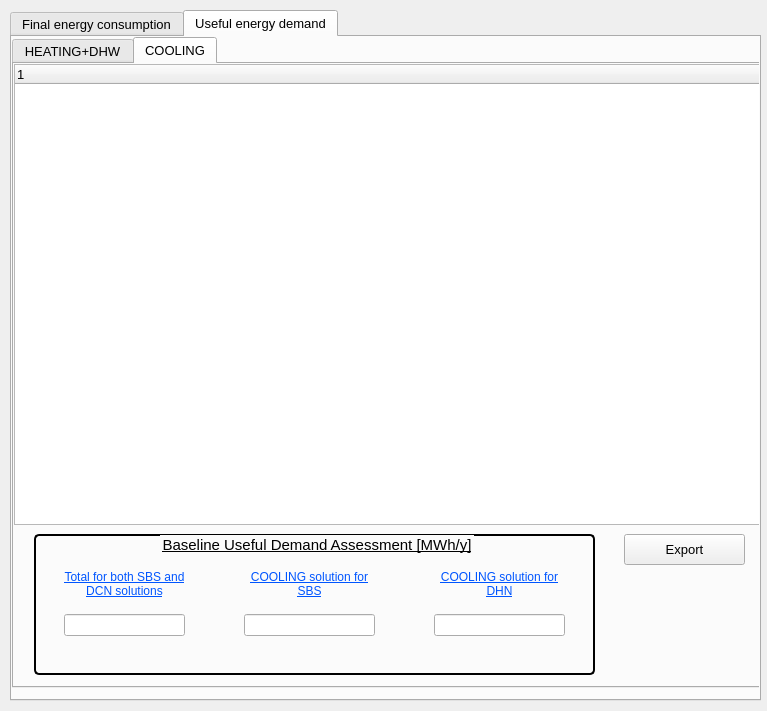
<?xml version="1.0" encoding="UTF-8"?>
<ui version="4.0">
 <class>Dialog</class>
 <widget class="QDialog" name="Dialog">
  <property name="geometry">
   <rect>
    <x>0</x>
    <y>0</y>
    <width>767</width>
    <height>711</height>
   </rect>
  </property>
  <property name="font">
   <font>
    <family>MS Shell Dlg 2</family>
    <pointsize>10</pointsize>
   </font>
  </property>
  <property name="windowTitle">
   <string>Dialog</string>
  </property>
  <property name="styleSheet">
   <string notr="true"/>
  </property>
  <widget class="QTabWidget" name="tabWidgetFinal">
   <property name="geometry">
    <rect>
     <x>10</x>
     <y>10</y>
     <width>751</width>
     <height>691</height>
    </rect>
   </property>
   <property name="font">
    <font>
     <pointsize>10</pointsize>
    </font>
   </property>
   <property name="toolTip">
    <string/>
   </property>
   <property name="toolTipDuration">
    <number>-1</number>
   </property>
   <property name="currentIndex">
    <number>1</number>
   </property>
   <property name="iconSize">
    <size>
     <width>24</width>
     <height>24</height>
    </size>
   </property>
   <property name="tabsClosable">
    <bool>false</bool>
   </property>
   <property name="movable">
    <bool>false</bool>
   </property>
   <widget class="QWidget" name="widget">
    <attribute name="icon">
     <iconset>
      <activeon>:/images/finalEnegyConsumption.png</activeon>
     </iconset>
    </attribute>
    <attribute name="title">
     <string>Final energy consumption</string>
    </attribute>
    <widget class="QTabWidget" name="tabWidgetCOOLING">
     <property name="geometry">
      <rect>
       <x>0</x>
       <y>0</y>
       <width>741</width>
       <height>481</height>
      </rect>
     </property>
     <property name="currentIndex">
      <number>1</number>
     </property>
     <widget class="QWidget" name="tab">
      <attribute name="icon">
       <iconset>
        <activeon>:/images/heatingDHW.png</activeon>
       </iconset>
      </attribute>
      <attribute name="title">
       <string>HEATING+DHW</string>
      </attribute>
      <widget class="QTableWidget" name="tableWidgetHEATING_DHW">
       <property name="geometry">
        <rect>
         <x>0</x>
         <y>0</y>
         <width>741</width>
         <height>451</height>
        </rect>
       </property>
      </widget>
     </widget>
     <widget class="QWidget" name="tab_2">
      <attribute name="icon">
       <iconset>
        <activeon>:/images/cooler.png</activeon>
       </iconset>
      </attribute>
      <attribute name="title">
       <string>COOLING</string>
      </attribute>
      <widget class="QTableWidget" name="tableWidgetCOOLING">
       <property name="geometry">
        <rect>
         <x>0</x>
         <y>0</y>
         <width>741</width>
         <height>451</height>
        </rect>
       </property>
       <property name="font">
        <font>
         <family>Segoe UI</family>
         <pointsize>8</pointsize>
         <weight>50</weight>
         <italic>false</italic>
         <bold>false</bold>
        </font>
       </property>
       <property name="styleSheet">
        <string notr="true"/>
       </property>
      </widget>
     </widget>
    </widget>
    <widget class="QPushButton" name="pushButtonCalculator">
     <property name="geometry">
      <rect>
       <x>420</x>
       <y>540</y>
       <width>151</width>
       <height>31</height>
      </rect>
     </property>
     <property name="text">
      <string>Calculation Sum</string>
     </property>
    </widget>
    <widget class="QPushButton" name="pushButtonCancel">
     <property name="geometry">
      <rect>
       <x>580</x>
       <y>540</y>
       <width>151</width>
       <height>31</height>
      </rect>
     </property>
     <property name="text">
      <string>Delete </string>
     </property>
    </widget>
   </widget>
   <widget class="QWidget" name="tab_4">
    <attribute name="icon">
     <iconset>
      <activeon>:/images/usefulEnergyDemand.png</activeon>
     </iconset>
    </attribute>
    <attribute name="title">
     <string>Useful energy demand</string>
    </attribute>
    <widget class="QTabWidget" name="tabWidget_2">
     <property name="geometry">
      <rect>
       <x>0</x>
       <y>0</y>
       <width>751</width>
       <height>651</height>
      </rect>
     </property>
     <property name="currentIndex">
      <number>1</number>
     </property>
     <property name="iconSize">
      <size>
       <width>18</width>
       <height>18</height>
      </size>
     </property>
     <widget class="QWidget" name="tab_3">
      <attribute name="icon">
       <iconset>
        <activeon>:/images/heatingDHW.png</activeon>
       </iconset>
      </attribute>
      <attribute name="title">
       <string>HEATING+DHW</string>
      </attribute>
      <widget class="QTreeWidget" name="treeWidgetHEATING_DHW">
       <property name="geometry">
        <rect>
         <x>0</x>
         <y>0</y>
         <width>751</width>
         <height>461</height>
        </rect>
       </property>
       <property name="iconSize">
        <size>
         <width>41</width>
         <height>41</height>
        </size>
       </property>
       <column>
        <property name="text">
         <string notr="true">1</string>
        </property>
       </column>
      </widget>
      <widget class="QGroupBox" name="GroupBoxBaselineUsefulDemand_HEATING">
       <property name="geometry">
        <rect>
         <x>20</x>
         <y>470</y>
         <width>561</width>
         <height>141</height>
        </rect>
       </property>
       <property name="font">
        <font>
         <family>MS Shell Dlg 2</family>
         <pointsize>11</pointsize>
         <underline>true</underline>
        </font>
       </property>
       <property name="layoutDirection">
        <enum>Qt::LeftToRight</enum>
       </property>
       <property name="styleSheet">
        <string notr="true">QGroupBox{
	border: 2px solid black;
	border-radius: 5px;
	margin-top: 1ex; /* leave space at the top for the title */
}

GroupBox::title {
	subcontrol-origin: margin;
	subcontrol-position: center; /* position at the top center */
	 padding: 0 5px;
}</string>
       </property>
       <property name="title">
        <string>Baseline Useful Demand Assessment [MWh/y]</string>
       </property>
       <property name="alignment">
        <set>Qt::AlignCenter</set>
       </property>
       <property name="flat">
        <bool>false</bool>
       </property>
       <widget class="QLineEdit" name="lineEditTotal_HEATING_SBS_DHN">
        <property name="geometry">
         <rect>
          <x>30</x>
          <y>80</y>
          <width>121</width>
          <height>22</height>
         </rect>
        </property>
        <property name="font">
         <font>
          <family>MS Shell Dlg 2</family>
         </font>
        </property>
        <property name="alignment">
         <set>Qt::AlignCenter</set>
        </property>
       </widget>
       <widget class="QLabel" name="label_7">
        <property name="geometry">
         <rect>
          <x>20</x>
          <y>30</y>
          <width>141</width>
          <height>41</height>
         </rect>
        </property>
        <property name="font">
         <font>
          <family>MS Shell Dlg 2</family>
         </font>
        </property>
        <property name="text">
         <string>&lt;html&gt;&lt;head/&gt;&lt;body&gt;&lt;p align=&quot;center&quot;&gt;&lt;span style=&quot; text-decoration: underline; color:#ff0000;&quot;&gt;Total for both SBS and DHN solutions&lt;/span&gt;&lt;/p&gt;&lt;/body&gt;&lt;/html&gt;</string>
        </property>
        <property name="alignment">
         <set>Qt::AlignCenter</set>
        </property>
        <property name="wordWrap">
         <bool>true</bool>
        </property>
       </widget>
       <widget class="QLineEdit" name="lineEditTotal_HEATING_SBS">
        <property name="geometry">
         <rect>
          <x>210</x>
          <y>80</y>
          <width>131</width>
          <height>22</height>
         </rect>
        </property>
        <property name="alignment">
         <set>Qt::AlignCenter</set>
        </property>
       </widget>
       <widget class="QLineEdit" name="lineEditTotal_HEATING_DHN">
        <property name="geometry">
         <rect>
          <x>400</x>
          <y>80</y>
          <width>131</width>
          <height>22</height>
         </rect>
        </property>
        <property name="alignment">
         <set>Qt::AlignCenter</set>
        </property>
       </widget>
       <widget class="QLabel" name="labelSBS_4">
        <property name="geometry">
         <rect>
          <x>210</x>
          <y>30</y>
          <width>131</width>
          <height>41</height>
         </rect>
        </property>
        <property name="font">
         <font>
          <family>MS Shell Dlg 2</family>
         </font>
        </property>
        <property name="text">
         <string>&lt;html&gt;&lt;head/&gt;&lt;body&gt;&lt;p align=&quot;center&quot;&gt;&lt;span style=&quot; text-decoration: underline; color:#ff0000;&quot;&gt;HEATING and DHW solution for SBS&lt;/span&gt;&lt;/p&gt;&lt;/body&gt;&lt;/html&gt;</string>
        </property>
        <property name="textFormat">
         <enum>Qt::RichText</enum>
        </property>
        <property name="alignment">
         <set>Qt::AlignCenter</set>
        </property>
        <property name="wordWrap">
         <bool>true</bool>
        </property>
       </widget>
       <widget class="QLabel" name="label_8">
        <property name="geometry">
         <rect>
          <x>400</x>
          <y>30</y>
          <width>141</width>
          <height>41</height>
         </rect>
        </property>
        <property name="font">
         <font>
          <family>MS Shell Dlg 2</family>
         </font>
        </property>
        <property name="text">
         <string>&lt;html&gt;&lt;head/&gt;&lt;body&gt;&lt;p align=&quot;center&quot;&gt;&lt;span style=&quot; text-decoration: underline; color:#ff0000;&quot;&gt;HEATING and DHW solution for DHN&lt;/span&gt;&lt;/p&gt;&lt;/body&gt;&lt;/html&gt;</string>
        </property>
        <property name="alignment">
         <set>Qt::AlignCenter</set>
        </property>
        <property name="wordWrap">
         <bool>true</bool>
        </property>
       </widget>
      </widget>
      <widget class="QPushButton" name="pushButtonExport">
       <property name="geometry">
        <rect>
         <x>610</x>
         <y>470</y>
         <width>121</width>
         <height>31</height>
        </rect>
       </property>
       <property name="toolTip">
        <string notr="true">&lt;html&gt;&lt;head/&gt;&lt;body&gt;&lt;p&gt;Export Useful Energy Demand data (both HEATING+DHW and COOLING) in the project folder (if it's set, otherwise in the the &amp;quot;DafaultSaveFolder&amp;quot; folder inside the plugin). Data will automatically be passed to the CPM (City Planning Module).&lt;/p&gt;&lt;/body&gt;&lt;/html&gt;</string>
       </property>
       <property name="toolTipDuration">
        <number>15000</number>
       </property>
       <property name="text">
        <string>Export</string>
       </property>
      </widget>
     </widget>
     <widget class="QWidget" name="tab_5">
      <attribute name="icon">
       <iconset>
        <activeon>:/images/cooler.png</activeon>
       </iconset>
      </attribute>
      <attribute name="title">
       <string>COOLING</string>
      </attribute>
      <widget class="QTreeWidget" name="treeWidgetCOOLING">
       <property name="geometry">
        <rect>
         <x>0</x>
         <y>0</y>
         <width>751</width>
         <height>461</height>
        </rect>
       </property>
       <property name="iconSize">
        <size>
         <width>41</width>
         <height>41</height>
        </size>
       </property>
       <column>
        <property name="text">
         <string notr="true">1</string>
        </property>
       </column>
      </widget>
      <widget class="QGroupBox" name="GroupBoxBaselineUsefulDemand_COOLING">
       <property name="geometry">
        <rect>
         <x>20</x>
         <y>470</y>
         <width>561</width>
         <height>141</height>
        </rect>
       </property>
       <property name="font">
        <font>
         <family>MS Shell Dlg 2</family>
         <pointsize>11</pointsize>
         <underline>true</underline>
        </font>
       </property>
       <property name="layoutDirection">
        <enum>Qt::LeftToRight</enum>
       </property>
       <property name="styleSheet">
        <string notr="true">QGroupBox{
	border: 2px solid black;
	border-radius: 5px;
	margin-top: 1ex; /* leave space at the top for the title */
}

GroupBox::title {
	subcontrol-origin: margin;
	subcontrol-position: center; /* position at the top center */
	 padding: 0 5px;
}</string>
       </property>
       <property name="title">
        <string>Baseline Useful Demand Assessment [MWh/y]</string>
       </property>
       <property name="alignment">
        <set>Qt::AlignCenter</set>
       </property>
       <property name="flat">
        <bool>false</bool>
       </property>
       <widget class="QLineEdit" name="lineEditTotal_COOLING_SBS_DCN">
        <property name="geometry">
         <rect>
          <x>30</x>
          <y>80</y>
          <width>121</width>
          <height>22</height>
         </rect>
        </property>
        <property name="font">
         <font>
          <family>MS Shell Dlg 2</family>
         </font>
        </property>
        <property name="alignment">
         <set>Qt::AlignCenter</set>
        </property>
       </widget>
       <widget class="QLabel" name="label_9">
        <property name="geometry">
         <rect>
          <x>20</x>
          <y>30</y>
          <width>141</width>
          <height>41</height>
         </rect>
        </property>
        <property name="font">
         <font>
          <family>MS Shell Dlg 2</family>
         </font>
        </property>
        <property name="text">
         <string>&lt;html&gt;&lt;head/&gt;&lt;body&gt;&lt;p align=&quot;center&quot;&gt;&lt;span style=&quot; text-decoration: underline; color:#0055ff;&quot;&gt;Total for both SBS and DCN solutions&lt;/span&gt;&lt;/p&gt;&lt;/body&gt;&lt;/html&gt;</string>
        </property>
        <property name="alignment">
         <set>Qt::AlignCenter</set>
        </property>
        <property name="wordWrap">
         <bool>true</bool>
        </property>
       </widget>
       <widget class="QLineEdit" name="lineEditCOOLING_SBS">
        <property name="geometry">
         <rect>
          <x>210</x>
          <y>80</y>
          <width>131</width>
          <height>22</height>
         </rect>
        </property>
        <property name="alignment">
         <set>Qt::AlignCenter</set>
        </property>
       </widget>
       <widget class="QLineEdit" name="lineEditCOOLING_DCN">
        <property name="geometry">
         <rect>
          <x>400</x>
          <y>80</y>
          <width>131</width>
          <height>22</height>
         </rect>
        </property>
        <property name="alignment">
         <set>Qt::AlignCenter</set>
        </property>
       </widget>
       <widget class="QLabel" name="labelSBS_5">
        <property name="geometry">
         <rect>
          <x>210</x>
          <y>30</y>
          <width>131</width>
          <height>41</height>
         </rect>
        </property>
        <property name="font">
         <font>
          <family>MS Shell Dlg 2</family>
         </font>
        </property>
        <property name="text">
         <string>&lt;html&gt;&lt;head/&gt;&lt;body&gt;&lt;p align=&quot;center&quot;&gt;&lt;span style=&quot; text-decoration: underline; color:#0055ff;&quot;&gt;COOLING solution for SBS&lt;/span&gt;&lt;/p&gt;&lt;/body&gt;&lt;/html&gt;</string>
        </property>
        <property name="textFormat">
         <enum>Qt::RichText</enum>
        </property>
        <property name="alignment">
         <set>Qt::AlignCenter</set>
        </property>
        <property name="wordWrap">
         <bool>true</bool>
        </property>
       </widget>
       <widget class="QLabel" name="label_10">
        <property name="geometry">
         <rect>
          <x>400</x>
          <y>30</y>
          <width>131</width>
          <height>41</height>
         </rect>
        </property>
        <property name="font">
         <font>
          <family>MS Shell Dlg 2</family>
         </font>
        </property>
        <property name="text">
         <string>&lt;html&gt;&lt;head/&gt;&lt;body&gt;&lt;p align=&quot;center&quot;&gt;&lt;span style=&quot; text-decoration: underline; color:#0055ff;&quot;&gt;COOLING solution for DHN&lt;/span&gt;&lt;/p&gt;&lt;/body&gt;&lt;/html&gt;</string>
        </property>
        <property name="alignment">
         <set>Qt::AlignCenter</set>
        </property>
        <property name="wordWrap">
         <bool>true</bool>
        </property>
       </widget>
      </widget>
      <widget class="QPushButton" name="pushButtonExport_2">
       <property name="geometry">
        <rect>
         <x>610</x>
         <y>470</y>
         <width>121</width>
         <height>31</height>
        </rect>
       </property>
       <property name="toolTip">
        <string notr="true">&lt;html&gt;&lt;head/&gt;&lt;body&gt;&lt;p&gt;Export Useful Energy Demand data (both HEATING+DHW and COOLING) in the project folder (if it's set, otherwise in the the &amp;quot;DafaultSaveFolder&amp;quot; folder inside the plugin). Data will automatically be passed to the CPM (City Planning Module).&lt;/p&gt;&lt;/body&gt;&lt;/html&gt;</string>
       </property>
       <property name="toolTipDuration">
        <number>15000</number>
       </property>
       <property name="text">
        <string>Export</string>
       </property>
      </widget>
     </widget>
    </widget>
   </widget>
  </widget>
 </widget>
 <resources/>
 <connections/>
</ui>
